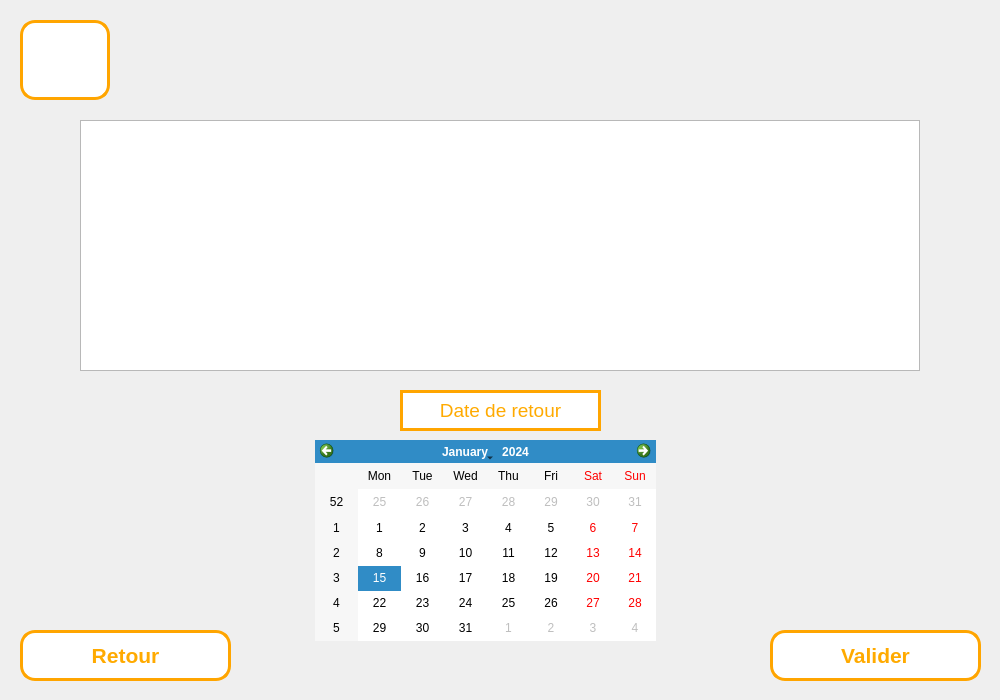
<?xml version="1.0" encoding="UTF-8"?>
<ui version="4.0">
 <class>Form</class>
 <widget class="QWidget" name="Form">
  <property name="geometry">
   <rect>
    <x>0</x>
    <y>0</y>
    <width>1000</width>
    <height>700</height>
   </rect>
  </property>
  <property name="windowTitle">
   <string>Form</string>
  </property>
  <widget class="QPushButton" name="boutonaccueil">
   <property name="geometry">
    <rect>
     <x>20</x>
     <y>20</y>
     <width>90</width>
     <height>80</height>
    </rect>
   </property>
   <property name="palette">
    <palette>
     <active>
      <colorrole role="WindowText">
       <brush brushstyle="SolidPattern">
        <color alpha="255">
         <red>255</red>
         <green>170</green>
         <blue>0</blue>
        </color>
       </brush>
      </colorrole>
      <colorrole role="Button">
       <brush brushstyle="SolidPattern">
        <color alpha="255">
         <red>255</red>
         <green>255</green>
         <blue>255</blue>
        </color>
       </brush>
      </colorrole>
      <colorrole role="Text">
       <brush brushstyle="SolidPattern">
        <color alpha="255">
         <red>255</red>
         <green>170</green>
         <blue>0</blue>
        </color>
       </brush>
      </colorrole>
      <colorrole role="ButtonText">
       <brush brushstyle="SolidPattern">
        <color alpha="255">
         <red>255</red>
         <green>170</green>
         <blue>0</blue>
        </color>
       </brush>
      </colorrole>
      <colorrole role="Base">
       <brush brushstyle="SolidPattern">
        <color alpha="255">
         <red>255</red>
         <green>255</green>
         <blue>255</blue>
        </color>
       </brush>
      </colorrole>
      <colorrole role="Window">
       <brush brushstyle="SolidPattern">
        <color alpha="255">
         <red>255</red>
         <green>255</green>
         <blue>255</blue>
        </color>
       </brush>
      </colorrole>
      <colorrole role="PlaceholderText">
       <brush brushstyle="NoBrush">
        <color alpha="128">
         <red>255</red>
         <green>170</green>
         <blue>0</blue>
        </color>
       </brush>
      </colorrole>
     </active>
     <inactive>
      <colorrole role="WindowText">
       <brush brushstyle="SolidPattern">
        <color alpha="255">
         <red>255</red>
         <green>170</green>
         <blue>0</blue>
        </color>
       </brush>
      </colorrole>
      <colorrole role="Button">
       <brush brushstyle="SolidPattern">
        <color alpha="255">
         <red>255</red>
         <green>255</green>
         <blue>255</blue>
        </color>
       </brush>
      </colorrole>
      <colorrole role="Text">
       <brush brushstyle="SolidPattern">
        <color alpha="255">
         <red>255</red>
         <green>170</green>
         <blue>0</blue>
        </color>
       </brush>
      </colorrole>
      <colorrole role="ButtonText">
       <brush brushstyle="SolidPattern">
        <color alpha="255">
         <red>255</red>
         <green>170</green>
         <blue>0</blue>
        </color>
       </brush>
      </colorrole>
      <colorrole role="Base">
       <brush brushstyle="SolidPattern">
        <color alpha="255">
         <red>255</red>
         <green>255</green>
         <blue>255</blue>
        </color>
       </brush>
      </colorrole>
      <colorrole role="Window">
       <brush brushstyle="SolidPattern">
        <color alpha="255">
         <red>255</red>
         <green>255</green>
         <blue>255</blue>
        </color>
       </brush>
      </colorrole>
      <colorrole role="PlaceholderText">
       <brush brushstyle="NoBrush">
        <color alpha="128">
         <red>255</red>
         <green>170</green>
         <blue>0</blue>
        </color>
       </brush>
      </colorrole>
     </inactive>
     <disabled>
      <colorrole role="WindowText">
       <brush brushstyle="SolidPattern">
        <color alpha="255">
         <red>255</red>
         <green>170</green>
         <blue>0</blue>
        </color>
       </brush>
      </colorrole>
      <colorrole role="Button">
       <brush brushstyle="SolidPattern">
        <color alpha="255">
         <red>255</red>
         <green>255</green>
         <blue>255</blue>
        </color>
       </brush>
      </colorrole>
      <colorrole role="Text">
       <brush brushstyle="SolidPattern">
        <color alpha="255">
         <red>255</red>
         <green>170</green>
         <blue>0</blue>
        </color>
       </brush>
      </colorrole>
      <colorrole role="ButtonText">
       <brush brushstyle="SolidPattern">
        <color alpha="255">
         <red>255</red>
         <green>170</green>
         <blue>0</blue>
        </color>
       </brush>
      </colorrole>
      <colorrole role="Base">
       <brush brushstyle="SolidPattern">
        <color alpha="255">
         <red>255</red>
         <green>255</green>
         <blue>255</blue>
        </color>
       </brush>
      </colorrole>
      <colorrole role="Window">
       <brush brushstyle="SolidPattern">
        <color alpha="255">
         <red>255</red>
         <green>255</green>
         <blue>255</blue>
        </color>
       </brush>
      </colorrole>
      <colorrole role="PlaceholderText">
       <brush brushstyle="NoBrush">
        <color alpha="128">
         <red>255</red>
         <green>170</green>
         <blue>0</blue>
        </color>
       </brush>
      </colorrole>
     </disabled>
    </palette>
   </property>
   <property name="font">
    <font>
     <pointsize>16</pointsize>
     <weight>75</weight>
     <bold>true</bold>
    </font>
   </property>
   <property name="styleSheet">
    <string notr="true">border-color: rgb(255, 170, 0);
border:3px solid orange;

border-color:orange;
border-radius: 15px ;
background-color:white;
color: rgb(255, 170, 0);
border-bort
</string>
   </property>
   <property name="text">
    <string/>
   </property>
   <property name="icon">
    <iconset resource="signeHome.qrc">
     <normaloff>:/Home/Capture d’écran 2022-04-14 153417.png</normaloff>:/Home/Capture d’écran 2022-04-14 153417.png</iconset>
   </property>
   <property name="iconSize">
    <size>
     <width>60</width>
     <height>60</height>
    </size>
   </property>
  </widget>
  <widget class="QPushButton" name="boutonvalider">
   <property name="geometry">
    <rect>
     <x>770</x>
     <y>630</y>
     <width>211</width>
     <height>51</height>
    </rect>
   </property>
   <property name="palette">
    <palette>
     <active>
      <colorrole role="WindowText">
       <brush brushstyle="SolidPattern">
        <color alpha="255">
         <red>255</red>
         <green>170</green>
         <blue>0</blue>
        </color>
       </brush>
      </colorrole>
      <colorrole role="Button">
       <brush brushstyle="SolidPattern">
        <color alpha="255">
         <red>255</red>
         <green>255</green>
         <blue>255</blue>
        </color>
       </brush>
      </colorrole>
      <colorrole role="Text">
       <brush brushstyle="SolidPattern">
        <color alpha="255">
         <red>255</red>
         <green>170</green>
         <blue>0</blue>
        </color>
       </brush>
      </colorrole>
      <colorrole role="ButtonText">
       <brush brushstyle="SolidPattern">
        <color alpha="255">
         <red>255</red>
         <green>170</green>
         <blue>0</blue>
        </color>
       </brush>
      </colorrole>
      <colorrole role="Base">
       <brush brushstyle="SolidPattern">
        <color alpha="255">
         <red>255</red>
         <green>255</green>
         <blue>255</blue>
        </color>
       </brush>
      </colorrole>
      <colorrole role="Window">
       <brush brushstyle="SolidPattern">
        <color alpha="255">
         <red>255</red>
         <green>255</green>
         <blue>255</blue>
        </color>
       </brush>
      </colorrole>
      <colorrole role="PlaceholderText">
       <brush brushstyle="NoBrush">
        <color alpha="128">
         <red>255</red>
         <green>170</green>
         <blue>0</blue>
        </color>
       </brush>
      </colorrole>
     </active>
     <inactive>
      <colorrole role="WindowText">
       <brush brushstyle="SolidPattern">
        <color alpha="255">
         <red>255</red>
         <green>170</green>
         <blue>0</blue>
        </color>
       </brush>
      </colorrole>
      <colorrole role="Button">
       <brush brushstyle="SolidPattern">
        <color alpha="255">
         <red>255</red>
         <green>255</green>
         <blue>255</blue>
        </color>
       </brush>
      </colorrole>
      <colorrole role="Text">
       <brush brushstyle="SolidPattern">
        <color alpha="255">
         <red>255</red>
         <green>170</green>
         <blue>0</blue>
        </color>
       </brush>
      </colorrole>
      <colorrole role="ButtonText">
       <brush brushstyle="SolidPattern">
        <color alpha="255">
         <red>255</red>
         <green>170</green>
         <blue>0</blue>
        </color>
       </brush>
      </colorrole>
      <colorrole role="Base">
       <brush brushstyle="SolidPattern">
        <color alpha="255">
         <red>255</red>
         <green>255</green>
         <blue>255</blue>
        </color>
       </brush>
      </colorrole>
      <colorrole role="Window">
       <brush brushstyle="SolidPattern">
        <color alpha="255">
         <red>255</red>
         <green>255</green>
         <blue>255</blue>
        </color>
       </brush>
      </colorrole>
      <colorrole role="PlaceholderText">
       <brush brushstyle="NoBrush">
        <color alpha="128">
         <red>255</red>
         <green>170</green>
         <blue>0</blue>
        </color>
       </brush>
      </colorrole>
     </inactive>
     <disabled>
      <colorrole role="WindowText">
       <brush brushstyle="SolidPattern">
        <color alpha="255">
         <red>255</red>
         <green>170</green>
         <blue>0</blue>
        </color>
       </brush>
      </colorrole>
      <colorrole role="Button">
       <brush brushstyle="SolidPattern">
        <color alpha="255">
         <red>255</red>
         <green>255</green>
         <blue>255</blue>
        </color>
       </brush>
      </colorrole>
      <colorrole role="Text">
       <brush brushstyle="SolidPattern">
        <color alpha="255">
         <red>255</red>
         <green>170</green>
         <blue>0</blue>
        </color>
       </brush>
      </colorrole>
      <colorrole role="ButtonText">
       <brush brushstyle="SolidPattern">
        <color alpha="255">
         <red>255</red>
         <green>170</green>
         <blue>0</blue>
        </color>
       </brush>
      </colorrole>
      <colorrole role="Base">
       <brush brushstyle="SolidPattern">
        <color alpha="255">
         <red>255</red>
         <green>255</green>
         <blue>255</blue>
        </color>
       </brush>
      </colorrole>
      <colorrole role="Window">
       <brush brushstyle="SolidPattern">
        <color alpha="255">
         <red>255</red>
         <green>255</green>
         <blue>255</blue>
        </color>
       </brush>
      </colorrole>
      <colorrole role="PlaceholderText">
       <brush brushstyle="NoBrush">
        <color alpha="128">
         <red>255</red>
         <green>170</green>
         <blue>0</blue>
        </color>
       </brush>
      </colorrole>
     </disabled>
    </palette>
   </property>
   <property name="font">
    <font>
     <pointsize>16</pointsize>
     <weight>75</weight>
     <bold>true</bold>
    </font>
   </property>
   <property name="styleSheet">
    <string notr="true">border-color: rgb(255, 170, 0);
border:3px solid orange;

border-color:orange;
border-radius: 15px ;
background-color:white;
color: rgb(255, 170, 0);
border-bort</string>
   </property>
   <property name="text">
    <string>Valider</string>
   </property>
  </widget>
  <widget class="QTableWidget" name="table_Emprunt">
   <property name="geometry">
    <rect>
     <x>80</x>
     <y>120</y>
     <width>840</width>
     <height>251</height>
    </rect>
   </property>
   <property name="columnCount">
    <number>0</number>
   </property>
  </widget>
  <widget class="QPushButton" name="return_bouton">
   <property name="geometry">
    <rect>
     <x>20</x>
     <y>630</y>
     <width>211</width>
     <height>51</height>
    </rect>
   </property>
   <property name="palette">
    <palette>
     <active>
      <colorrole role="WindowText">
       <brush brushstyle="SolidPattern">
        <color alpha="255">
         <red>255</red>
         <green>170</green>
         <blue>0</blue>
        </color>
       </brush>
      </colorrole>
      <colorrole role="Button">
       <brush brushstyle="SolidPattern">
        <color alpha="255">
         <red>255</red>
         <green>255</green>
         <blue>255</blue>
        </color>
       </brush>
      </colorrole>
      <colorrole role="Text">
       <brush brushstyle="SolidPattern">
        <color alpha="255">
         <red>255</red>
         <green>170</green>
         <blue>0</blue>
        </color>
       </brush>
      </colorrole>
      <colorrole role="ButtonText">
       <brush brushstyle="SolidPattern">
        <color alpha="255">
         <red>255</red>
         <green>170</green>
         <blue>0</blue>
        </color>
       </brush>
      </colorrole>
      <colorrole role="Base">
       <brush brushstyle="SolidPattern">
        <color alpha="255">
         <red>255</red>
         <green>255</green>
         <blue>255</blue>
        </color>
       </brush>
      </colorrole>
      <colorrole role="Window">
       <brush brushstyle="SolidPattern">
        <color alpha="255">
         <red>255</red>
         <green>255</green>
         <blue>255</blue>
        </color>
       </brush>
      </colorrole>
      <colorrole role="PlaceholderText">
       <brush brushstyle="NoBrush">
        <color alpha="128">
         <red>255</red>
         <green>170</green>
         <blue>0</blue>
        </color>
       </brush>
      </colorrole>
     </active>
     <inactive>
      <colorrole role="WindowText">
       <brush brushstyle="SolidPattern">
        <color alpha="255">
         <red>255</red>
         <green>170</green>
         <blue>0</blue>
        </color>
       </brush>
      </colorrole>
      <colorrole role="Button">
       <brush brushstyle="SolidPattern">
        <color alpha="255">
         <red>255</red>
         <green>255</green>
         <blue>255</blue>
        </color>
       </brush>
      </colorrole>
      <colorrole role="Text">
       <brush brushstyle="SolidPattern">
        <color alpha="255">
         <red>255</red>
         <green>170</green>
         <blue>0</blue>
        </color>
       </brush>
      </colorrole>
      <colorrole role="ButtonText">
       <brush brushstyle="SolidPattern">
        <color alpha="255">
         <red>255</red>
         <green>170</green>
         <blue>0</blue>
        </color>
       </brush>
      </colorrole>
      <colorrole role="Base">
       <brush brushstyle="SolidPattern">
        <color alpha="255">
         <red>255</red>
         <green>255</green>
         <blue>255</blue>
        </color>
       </brush>
      </colorrole>
      <colorrole role="Window">
       <brush brushstyle="SolidPattern">
        <color alpha="255">
         <red>255</red>
         <green>255</green>
         <blue>255</blue>
        </color>
       </brush>
      </colorrole>
      <colorrole role="PlaceholderText">
       <brush brushstyle="NoBrush">
        <color alpha="128">
         <red>255</red>
         <green>170</green>
         <blue>0</blue>
        </color>
       </brush>
      </colorrole>
     </inactive>
     <disabled>
      <colorrole role="WindowText">
       <brush brushstyle="SolidPattern">
        <color alpha="255">
         <red>255</red>
         <green>170</green>
         <blue>0</blue>
        </color>
       </brush>
      </colorrole>
      <colorrole role="Button">
       <brush brushstyle="SolidPattern">
        <color alpha="255">
         <red>255</red>
         <green>255</green>
         <blue>255</blue>
        </color>
       </brush>
      </colorrole>
      <colorrole role="Text">
       <brush brushstyle="SolidPattern">
        <color alpha="255">
         <red>255</red>
         <green>170</green>
         <blue>0</blue>
        </color>
       </brush>
      </colorrole>
      <colorrole role="ButtonText">
       <brush brushstyle="SolidPattern">
        <color alpha="255">
         <red>255</red>
         <green>170</green>
         <blue>0</blue>
        </color>
       </brush>
      </colorrole>
      <colorrole role="Base">
       <brush brushstyle="SolidPattern">
        <color alpha="255">
         <red>255</red>
         <green>255</green>
         <blue>255</blue>
        </color>
       </brush>
      </colorrole>
      <colorrole role="Window">
       <brush brushstyle="SolidPattern">
        <color alpha="255">
         <red>255</red>
         <green>255</green>
         <blue>255</blue>
        </color>
       </brush>
      </colorrole>
      <colorrole role="PlaceholderText">
       <brush brushstyle="NoBrush">
        <color alpha="128">
         <red>255</red>
         <green>170</green>
         <blue>0</blue>
        </color>
       </brush>
      </colorrole>
     </disabled>
    </palette>
   </property>
   <property name="font">
    <font>
     <pointsize>16</pointsize>
     <weight>75</weight>
     <bold>true</bold>
    </font>
   </property>
   <property name="styleSheet">
    <string notr="true">border-color: rgb(255, 170, 0);
border:3px solid orange;

border-color:orange;
border-radius: 15px ;
background-color:white;
color: rgb(255, 170, 0);
border-bort</string>
   </property>
   <property name="text">
    <string>Retour</string>
   </property>
  </widget>
  <widget class="QCalendarWidget" name="dateemprunt">
   <property name="enabled">
    <bool>true</bool>
   </property>
   <property name="geometry">
    <rect>
     <x>315</x>
     <y>440</y>
     <width>341</width>
     <height>201</height>
    </rect>
   </property>
   <property name="focusPolicy">
    <enum>Qt::StrongFocus</enum>
   </property>
   <property name="autoFillBackground">
    <bool>true</bool>
   </property>
   <property name="styleSheet">
    <string notr="true"/>
   </property>
  </widget>
  <widget class="QLabel" name="label">
   <property name="geometry">
    <rect>
     <x>400</x>
     <y>390</y>
     <width>201</width>
     <height>41</height>
    </rect>
   </property>
   <property name="font">
    <font>
     <pointsize>14</pointsize>
     <weight>50</weight>
     <bold>false</bold>
    </font>
   </property>
   <property name="styleSheet">
    <string notr="true">border-color: rgb(255, 170, 0);
border:3px solid orange;

border-color:orange;

background-color:white;
color: rgb(255, 170, 0);
border-bort</string>
   </property>
   <property name="text">
    <string>Date de retour</string>
   </property>
   <property name="alignment">
    <set>Qt::AlignCenter</set>
   </property>
  </widget>
 </widget>
 <resources>
  <include location="signeHome.qrc"/>
 </resources>
 <connections/>
</ui>
